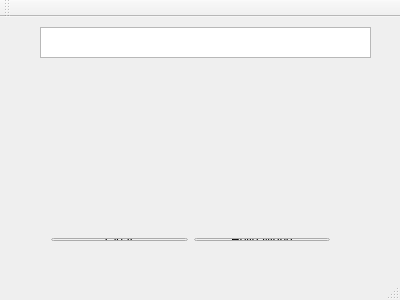
<?xml version="1.0" encoding="UTF-8"?>
<ui version="4.0">
 <class>MainWindow</class>
 <widget class="QMainWindow" name="MainWindow">
  <property name="geometry">
   <rect>
    <x>0</x>
    <y>0</y>
    <width>400</width>
    <height>300</height>
   </rect>
  </property>
  <property name="windowTitle">
   <string>MainWindow</string>
  </property>
  <widget class="QWidget" name="centralWidget">
   <widget class="QWidget" name="horizontalLayoutWidget">
    <property name="geometry">
     <rect>
      <x>40</x>
      <y>210</y>
      <width>301</width>
      <height>25</height>
     </rect>
    </property>
    <layout class="QHBoxLayout" name="horizontalLayout">
     <item>
      <widget class="QPushButton" name="pushButtonClear">
       <property name="text">
        <string>Clear</string>
       </property>
      </widget>
     </item>
     <item>
      <widget class="QPushButton" name="pushButtonHelloWorld">
       <property name="text">
        <string>Hello World</string>
       </property>
      </widget>
     </item>
    </layout>
   </widget>
   <widget class="QTextEdit" name="textEdit">
    <property name="geometry">
     <rect>
      <x>40</x>
      <y>10</y>
      <width>331</width>
      <height>31</height>
     </rect>
    </property>
   </widget>
  </widget>
  <widget class="QMenuBar" name="menuBar">
   <property name="geometry">
    <rect>
     <x>0</x>
     <y>0</y>
     <width>400</width>
     <height>21</height>
    </rect>
   </property>
  </widget>
  <widget class="QToolBar" name="mainToolBar">
   <attribute name="toolBarArea">
    <enum>TopToolBarArea</enum>
   </attribute>
   <attribute name="toolBarBreak">
    <bool>false</bool>
   </attribute>
  </widget>
  <widget class="QStatusBar" name="statusBar"/>
 </widget>
 <layoutdefault spacing="6" margin="11"/>
 <resources/>
 <connections>
  <connection>
   <sender>pushButtonClear</sender>
   <signal>clicked()</signal>
   <receiver>textEdit</receiver>
   <slot>clear()</slot>
   <hints>
    <hint type="sourcelabel">
     <x>105</x>
     <y>255</y>
    </hint>
    <hint type="destinationlabel">
     <x>106</x>
     <y>53</y>
    </hint>
   </hints>
  </connection>
 </connections>
</ui>
